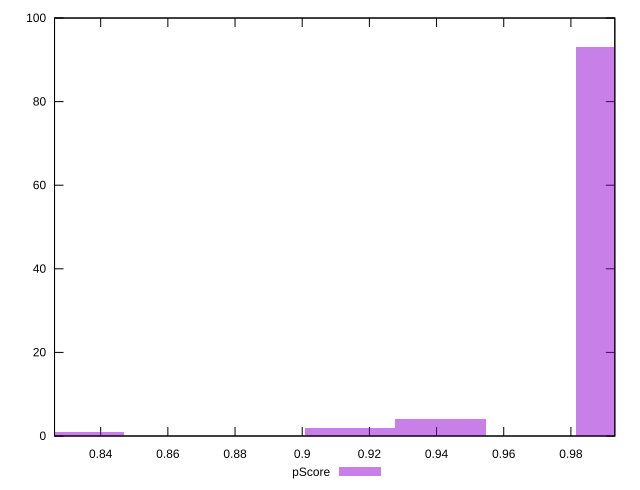

Source code (gnuplot):
reset

$pScore <<EOF
0.9142641917512703 2
0.9411543150380723 4
0.9949345616116765 93
0.8335938218908641 1
EOF

set key outside below
set boxwidth 0.026890123286802067
set xrange [0.826260838451743:0.9930753655644778]
set yrange [0:100]
set trange [0:100]
set style fill transparent solid 0.5 noborder
set terminal svg size 640, 490 enhanced background rgb 'white'
set output "report_00017_2021-02-10T15-08-03.406Z/first-cpu-idle/samples/pages+cached/pScore/histogram.svg"

plot $pScore title "pScore" with boxes

reset
